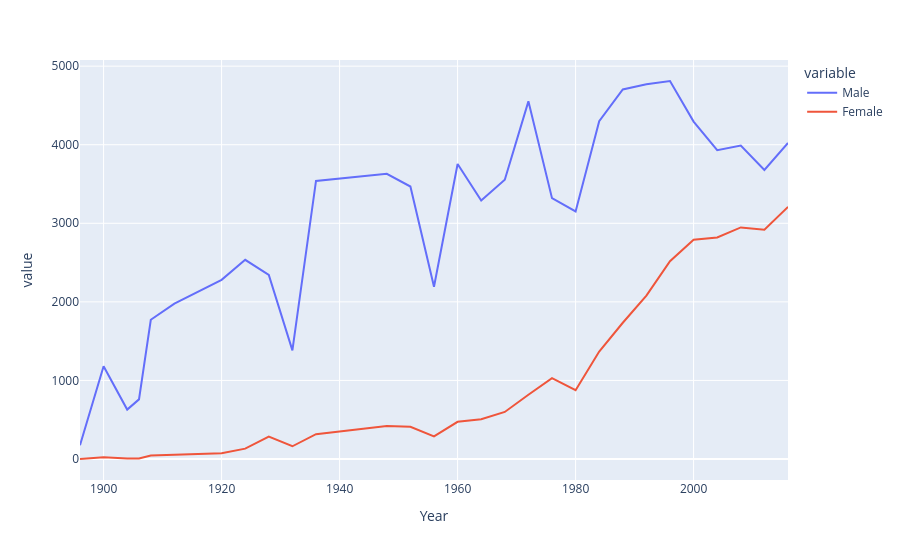

Write notebook code for a chart like this one.
### Markdown cell above
# PARTCIPATION OF MEN AND WOMEN PER YEAR

### Code cell
fig = px.line(final,x='Year',y=['Male','Female'])
fig.show()

### Figure 1 — Plotly figure (JSON) as saved in the notebook; plotly's stock layout.template omitted (floating-point values rounded to 4 significant figures)
{"data": [{"hovertemplate": "variable=Male<br>Year=%{x}<br>value=%{y}<extra></extra>", "legendgroup": "Male", "line": {"color": "#636efa", "dash": "solid"}, "marker": {"symbol": "circle"}, "mode": "lines", "name": "Male", "orientation": "v", "showlegend": true, "type": "scatter", "x": [1896, 1900, 1904, 1906, 1908, 1912, 1920, 1924, 1928, 1932, 1936, 1948, 1952, 1956, 1960, 1964, 1968, 1972, 1976, 1980, 1984, 1988, 1992, 1996, 2000, 2004, 2008, 2012, 2016], "xaxis": "x", "y": [174.0, 1181.0, 629.0, 759.0, 1772.0, 1978.0, 2280.0, 2535.0, 2342.0, 1382.0, 3539.0, 3629.0, 3468.0, 2193.0, 3755.0, 3290.0, 3555.0, 4552.0, 3320.0, 3151.0, 4299.0, 4704.0, 4769.0, 4811.0, 4294.0, 3931.0, 3990.0, 3679.0, 4022.0], "yaxis": "y"}, {"hovertemplate": "variable=Female<br>Year=%{x}<br>value=%{y}<extra></extra>", "legendgroup": "Female", "line": {"color": "#EF553B", "dash": "solid"}, "marker": {"symbol": "circle"}, "mode": "lines", "name": "Female", "orientation": "v", "showlegend": true, "type": "scatter", "x": [1896, 1900, 1904, 1906, 1908, 1912, 1920, 1924, 1928, 1932, 1936, 1948, 1952, 1956, 1960, 1964, 1968, 1972, 1976, 1980, 1984, 1988, 1992, 1996, 2000, 2004, 2008, 2012, 2016], "xaxis": "x", "y": [0.0, 23.0, 6.0, 6.0, 44.0, 53.0, 73.0, 132.0, 285.0, 162.0, 316.0, 420.0, 409.0, 288.0, 473.0, 507.0, 599.0, 818.0, 1028.0, 875.0, 1368.0, 1734.0, 2080.0, 2518.0, 2790.0, 2820.0, 2947.0, 2919.0, 3209.0], "yaxis": "y"}], "layout": {"legend": {"title": {"text": "variable"}, "tracegroupgap": 0}, "margin": {"t": 60}, "xaxis": {"anchor": "y", "domain": [0, 1], "title": {"text": "Year"}}, "yaxis": {"anchor": "x", "domain": [0, 1], "title": {"text": "value"}}}}
